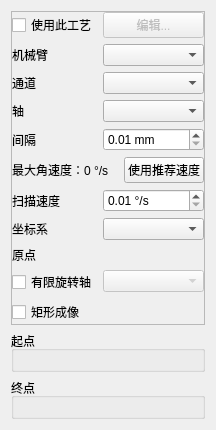
<?xml version="1.0" encoding="UTF-8"?>
<ui version="4.0">
 <class>ScanPathDiskEdit</class>
 <widget class="QWidget" name="ScanPathDiskEdit">
  <property name="geometry">
   <rect>
    <x>0</x>
    <y>0</y>
    <width>216</width>
    <height>378</height>
   </rect>
  </property>
  <property name="windowTitle">
   <string>圆盘扫描计划</string>
  </property>
  <layout class="QGridLayout" name="gridLayout_3">
   <item row="0" column="0">
    <widget class="QFrame" name="parameterContainer">
     <property name="frameShape">
      <enum>QFrame::StyledPanel</enum>
     </property>
     <property name="frameShadow">
      <enum>QFrame::Raised</enum>
     </property>
     <layout class="QFormLayout" name="formLayout">
      <property name="leftMargin">
       <number>0</number>
      </property>
      <property name="topMargin">
       <number>0</number>
      </property>
      <property name="rightMargin">
       <number>0</number>
      </property>
      <property name="bottomMargin">
       <number>0</number>
      </property>
      <item row="2" column="0">
       <widget class="QLabel" name="channelTitle">
        <property name="text">
         <string>通道</string>
        </property>
       </widget>
      </item>
      <item row="2" column="1">
       <widget class="QComboBox" name="channel"/>
      </item>
      <item row="3" column="0">
       <widget class="QLabel" name="scanAxisTitle">
        <property name="text">
         <string>轴</string>
        </property>
       </widget>
      </item>
      <item row="3" column="1">
       <widget class="AxisSelector" name="scanAxis"/>
      </item>
      <item row="4" column="0">
       <widget class="QLabel" name="intervalTitle">
        <property name="text">
         <string>间隔</string>
        </property>
       </widget>
      </item>
      <item row="4" column="1">
       <widget class="QDoubleSpinBox" name="interval">
        <property name="suffix">
         <string> mm</string>
        </property>
        <property name="minimum">
         <double>0.010000000000000</double>
        </property>
        <property name="maximum">
         <double>9999.000000000000000</double>
        </property>
        <property name="singleStep">
         <double>0.010000000000000</double>
        </property>
       </widget>
      </item>
      <item row="5" column="0" colspan="2">
       <layout class="QHBoxLayout" name="horizontalLayout" stretch="1,0">
        <item>
         <widget class="QLabel" name="suggestedSpeed">
          <property name="text">
           <string>最大角速度：0 °/s</string>
          </property>
         </widget>
        </item>
        <item>
         <widget class="QPushButton" name="useSuggestedSpeed">
          <property name="text">
           <string>使用推荐速度</string>
          </property>
         </widget>
        </item>
       </layout>
      </item>
      <item row="6" column="0">
       <widget class="QLabel" name="angularSpeedTitle">
        <property name="text">
         <string>扫描速度</string>
        </property>
       </widget>
      </item>
      <item row="6" column="1">
       <widget class="QDoubleSpinBox" name="angularSpeed">
        <property name="suffix">
         <string> °/s</string>
        </property>
        <property name="minimum">
         <double>0.010000000000000</double>
        </property>
        <property name="maximum">
         <double>9999.000000000000000</double>
        </property>
        <property name="singleStep">
         <double>0.010000000000000</double>
        </property>
        <property name="value">
         <double>0.010000000000000</double>
        </property>
       </widget>
      </item>
      <item row="7" column="0">
       <widget class="QLabel" name="coordinateSystemTitle">
        <property name="text">
         <string>坐标系</string>
        </property>
       </widget>
      </item>
      <item row="7" column="1">
       <widget class="QComboBox" name="coordinateSystem"/>
      </item>
      <item row="8" column="0">
       <widget class="QLabel" name="originTitle">
        <property name="text">
         <string>原点</string>
        </property>
       </widget>
      </item>
      <item row="8" column="1">
       <widget class="QLabel" name="origin">
        <property name="text">
         <string/>
        </property>
       </widget>
      </item>
      <item row="9" column="0">
       <widget class="QCheckBox" name="axisRotationEnable">
        <property name="text">
         <string>有限旋转轴</string>
        </property>
       </widget>
      </item>
      <item row="9" column="1">
       <widget class="AxisSelector" name="axesRotationLimited">
        <property name="enabled">
         <bool>false</bool>
        </property>
       </widget>
      </item>
      <item row="0" column="0">
       <widget class="QCheckBox" name="setupEnable">
        <property name="sizePolicy">
         <sizepolicy hsizetype="Minimum" vsizetype="MinimumExpanding">
          <horstretch>0</horstretch>
          <verstretch>0</verstretch>
         </sizepolicy>
        </property>
        <property name="text">
         <string>使用此工艺</string>
        </property>
       </widget>
      </item>
      <item row="0" column="1">
       <widget class="QPushButton" name="setup">
        <property name="enabled">
         <bool>false</bool>
        </property>
        <property name="text">
         <string>编辑...</string>
        </property>
       </widget>
      </item>
      <item row="1" column="0">
       <widget class="QLabel" name="endPointLabel">
        <property name="text">
         <string>机械臂</string>
        </property>
       </widget>
      </item>
      <item row="1" column="1">
       <widget class="EndPointSelector" name="endPointUid"/>
      </item>
      <item row="10" column="0">
       <widget class="QCheckBox" name="rectangleEnable">
        <property name="text">
         <string>矩形成像</string>
        </property>
       </widget>
      </item>
     </layout>
    </widget>
   </item>
   <item row="1" column="0">
    <widget class="QGroupBox" name="groupStart">
     <property name="title">
      <string>起点</string>
     </property>
     <layout class="QGridLayout" name="gridLayout">
      <item row="0" column="0">
       <widget class="PointXYZ" name="startPoint" native="true"/>
      </item>
     </layout>
    </widget>
   </item>
   <item row="2" column="0">
    <widget class="QGroupBox" name="groupEnd">
     <property name="title">
      <string>终点</string>
     </property>
     <layout class="QGridLayout" name="gridLayout_2">
      <item row="0" column="0">
       <widget class="PointXYZ" name="endPoint" native="true"/>
      </item>
     </layout>
    </widget>
   </item>
   <item row="3" column="0">
    <spacer name="verticalSpacer">
     <property name="orientation">
      <enum>Qt::Vertical</enum>
     </property>
     <property name="sizeHint" stdset="0">
      <size>
       <width>0</width>
       <height>0</height>
      </size>
     </property>
    </spacer>
   </item>
  </layout>
 </widget>
 <customwidgets>
  <customwidget>
   <class>EndPointSelector</class>
   <extends>QComboBox</extends>
   <header>Motion/EndPointSelector.h</header>
  </customwidget>
  <customwidget>
   <class>AxisSelector</class>
   <extends>QComboBox</extends>
   <header>Acquisition/AxisSelector.h</header>
  </customwidget>
  <customwidget>
   <class>PointXYZ</class>
   <extends>QWidget</extends>
   <header>Acquisition/PointXYZ.h</header>
   <container>1</container>
   <slots>
    <signal>pointChanged()</signal>
   </slots>
  </customwidget>
 </customwidgets>
 <resources/>
 <connections>
  <connection>
   <sender>setupEnable</sender>
   <signal>toggled(bool)</signal>
   <receiver>setup</receiver>
   <slot>setEnabled(bool)</slot>
   <hints>
    <hint type="sourcelabel">
     <x>36</x>
     <y>20</y>
    </hint>
    <hint type="destinationlabel">
     <x>107</x>
     <y>21</y>
    </hint>
   </hints>
  </connection>
  <connection>
   <sender>axisRotationEnable</sender>
   <signal>toggled(bool)</signal>
   <receiver>axesRotationLimited</receiver>
   <slot>setEnabled(bool)</slot>
   <hints>
    <hint type="sourcelabel">
     <x>44</x>
     <y>226</y>
    </hint>
    <hint type="destinationlabel">
     <x>104</x>
     <y>228</y>
    </hint>
   </hints>
  </connection>
  <connection>
   <sender>interval</sender>
   <signal>valueChanged(double)</signal>
   <receiver>ScanPathDiskEdit</receiver>
   <slot>refreshSpeed()</slot>
   <hints>
    <hint type="sourcelabel">
     <x>205</x>
     <y>100</y>
    </hint>
    <hint type="destinationlabel">
     <x>215</x>
     <y>101</y>
    </hint>
   </hints>
  </connection>
 </connections>
 <slots>
  <slot>refreshSpeed()</slot>
 </slots>
</ui>
